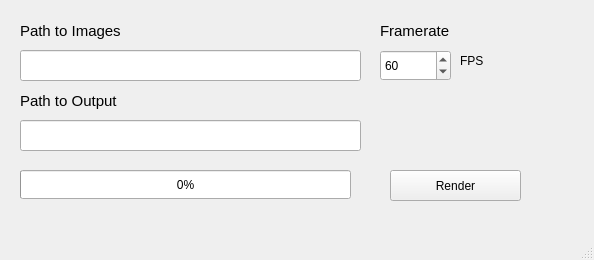
<?xml version="1.0" encoding="UTF-8"?>
<ui version="4.0">
 <class>WorkbenchInterface</class>
 <widget class="QMainWindow" name="WorkbenchInterface">
  <property name="geometry">
   <rect>
    <x>0</x>
    <y>0</y>
    <width>594</width>
    <height>260</height>
   </rect>
  </property>
  <property name="windowTitle">
   <string>MainWindow</string>
  </property>
  <widget class="QWidget" name="centralwidget">
   <widget class="QPushButton" name="renderButton">
    <property name="geometry">
     <rect>
      <x>390</x>
      <y>170</y>
      <width>131</width>
      <height>31</height>
     </rect>
    </property>
    <property name="text">
     <string>Render</string>
    </property>
   </widget>
   <widget class="QLabel" name="label_3">
    <property name="geometry">
     <rect>
      <x>20</x>
      <y>20</y>
      <width>201</width>
      <height>21</height>
     </rect>
    </property>
    <property name="font">
     <font>
      <pointsize>11</pointsize>
     </font>
    </property>
    <property name="text">
     <string>Path to Images</string>
    </property>
   </widget>
   <widget class="QLineEdit" name="imagesPath">
    <property name="geometry">
     <rect>
      <x>20</x>
      <y>50</y>
      <width>341</width>
      <height>31</height>
     </rect>
    </property>
   </widget>
   <widget class="QLabel" name="label_4">
    <property name="geometry">
     <rect>
      <x>380</x>
      <y>20</y>
      <width>151</width>
      <height>21</height>
     </rect>
    </property>
    <property name="font">
     <font>
      <pointsize>11</pointsize>
     </font>
    </property>
    <property name="text">
     <string>Framerate</string>
    </property>
   </widget>
   <widget class="QSpinBox" name="fpsSpinBox">
    <property name="geometry">
     <rect>
      <x>380</x>
      <y>50</y>
      <width>71</width>
      <height>31</height>
     </rect>
    </property>
    <property name="minimum">
     <number>1</number>
    </property>
    <property name="maximum">
     <number>120</number>
    </property>
    <property name="value">
     <number>60</number>
    </property>
   </widget>
   <widget class="QLabel" name="label_5">
    <property name="geometry">
     <rect>
      <x>460</x>
      <y>50</y>
      <width>41</width>
      <height>21</height>
     </rect>
    </property>
    <property name="text">
     <string>FPS</string>
    </property>
   </widget>
   <widget class="QProgressBar" name="progressBar">
    <property name="geometry">
     <rect>
      <x>20</x>
      <y>170</y>
      <width>331</width>
      <height>29</height>
     </rect>
    </property>
    <property name="value">
     <number>0</number>
    </property>
   </widget>
   <widget class="QLineEdit" name="outputPath">
    <property name="geometry">
     <rect>
      <x>20</x>
      <y>120</y>
      <width>341</width>
      <height>31</height>
     </rect>
    </property>
   </widget>
   <widget class="QLabel" name="label_6">
    <property name="geometry">
     <rect>
      <x>20</x>
      <y>90</y>
      <width>201</width>
      <height>21</height>
     </rect>
    </property>
    <property name="font">
     <font>
      <pointsize>11</pointsize>
     </font>
    </property>
    <property name="text">
     <string>Path to Output</string>
    </property>
   </widget>
  </widget>
  <widget class="QStatusBar" name="statusbar"/>
 </widget>
 <resources/>
 <connections/>
</ui>
